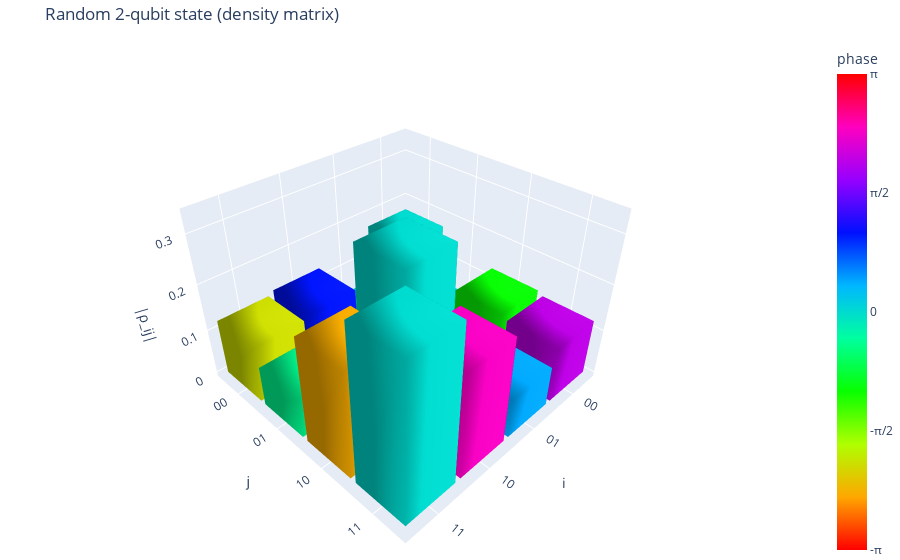

Source (notebook cell):
### Markdown cell above
### Visualization helpers
Use the histogram helper below to inspect reconstructed density matrices. Include screenshots or exported HTML for a few representative states in your report.

### Code cell
# Demonstration: random 2-qubit density matrix
dim = 4
A = np.random.randn(dim, dim) + 1j * np.random.randn(dim, dim)
rho = A @ A.conj().T
rho = rho / np.trace(rho)  # normalize

labels = ["00", "01", "10", "11"]
plot_density_matrix_histogram(rho, basis_labels=labels, title="Random 2-qubit state (density matrix)")

### Figure 1 — Plotly figure (JSON) as saved in the notebook; plotly's stock layout.template omitted (floating-point values rounded to 4 significant figures)
{"data": [{"cmax": 3.142, "cmin": -3.142, "colorbar": {"ticktext": ["-π", "-π/2", "0", "π/2", "π"], "tickvals": [-3.142, -1.571, 0, 1.571, 3.142], "title": {"text": "phase "}}, "colorscale": [[0, "#ff0000"], [0.1111, "#ffa700"], [0.2222, "#afff00"], [0.3333, "#08ff00"], [0.4444, "#00ff9f"], [0.5556, "#00b7ff"], [0.6667, "#0010ff"], [0.7778, "#9700ff"], [0.8889, "#ff00bf"], [1, "#ff0000"]], "flatshading": false, "hovertemplate": "i=0, j=0<br>|ρ_ij|=0.172<br>arg(ρ_ij)=0<extra></extra>", "i": [0, 0, 4, 4, 0, 0, 1, 1, 2, 2, 3, 3], "intensity": [0, 0, 0, 0, 0, 0, 0, 0], "j": [1, 2, 5, 6, 1, 5, 2, 6, 3, 7, 0, 4], "k": [2, 3, 6, 7, 5, 4, 6, 5, 7, 6, 4, 7], "lighting": {"ambient": 0.6, "diffuse": 0.7}, "opacity": 1, "showscale": true, "type": "mesh3d", "x": [-0.45, 0.45, 0.45, -0.45, -0.45, 0.45, 0.45, -0.45], "y": [-0.45, -0.45, 0.45, 0.45, -0.45, -0.45, 0.45, 0.45], "z": [0, 0, 0, 0, 0.1721, 0.1721, 0.1721, 0.1721]}, {"cmax": 3.142, "cmin": -3.142, "colorscale": [[0, "#ff0000"], [0.1111, "#ffa700"], [0.2222, "#afff00"], [0.3333, "#08ff00"], [0.4444, "#00ff9f"], [0.5556, "#00b7ff"], [0.6667, "#0010ff"], [0.7778, "#9700ff"], [0.8889, "#ff00bf"], [1, "#ff0000"]], "flatshading": false, "hovertemplate": "i=0, j=1<br>|ρ_ij|=0.037<br>arg(ρ_ij)=0π<extra></extra>", "i": [0, 0, 4, 4, 0, 0, 1, 1, 2, 2, 3, 3], "intensity": [0.06115, 0.06115, 0.06115, 0.06115, 0.06115, 0.06115, 0.06115, 0.06115], "j": [1, 2, 5, 6, 1, 5, 2, 6, 3, 7, 0, 4], "k": [2, 3, 6, 7, 5, 4, 6, 5, 7, 6, 4, 7], "lighting": {"ambient": 0.6, "diffuse": 0.7}, "opacity": 1, "showscale": false, "type": "mesh3d", "x": [-0.45, 0.45, 0.45, -0.45, -0.45, 0.45, 0.45, -0.45], "y": [0.55, 0.55, 1.45, 1.45, 0.55, 0.55, 1.45, 1.45], "z": [0, 0, 0, 0, 0.03725, 0.03725, 0.03725, 0.03725]}, {"cmax": 3.142, "cmin": -3.142, "colorscale": [[0, "#ff0000"], [0.1111, "#ffa700"], [0.2222, "#afff00"], [0.3333, "#08ff00"], [0.4444, "#00ff9f"], [0.5556, "#00b7ff"], [0.6667, "#0010ff"], [0.7778, "#9700ff"], [0.8889, "#ff00bf"], [1, "#ff0000"]], "flatshading": false, "hovertemplate": "i=0, j=2<br>|ρ_ij|=0.129<br>arg(ρ_ij)=-1/3π<extra></extra>", "i": [0, 0, 4, 4, 0, 0, 1, 1, 2, 2, 3, 3], "intensity": [-1.026, -1.026, -1.026, -1.026, -1.026, -1.026, -1.026, -1.026], "j": [1, 2, 5, 6, 1, 5, 2, 6, 3, 7, 0, 4], "k": [2, 3, 6, 7, 5, 4, 6, 5, 7, 6, 4, 7], "lighting": {"ambient": 0.6, "diffuse": 0.7}, "opacity": 1, "showscale": false, "type": "mesh3d", "x": [-0.45, 0.45, 0.45, -0.45, -0.45, 0.45, 0.45, -0.45], "y": [1.55, 1.55, 2.45, 2.45, 1.55, 1.55, 2.45, 2.45], "z": [0, 0, 0, 0, 0.129, 0.129, 0.129, 0.129]}, {"cmax": 3.142, "cmin": -3.142, "colorscale": [[0, "#ff0000"], [0.1111, "#ffa700"], [0.2222, "#afff00"], [0.3333, "#08ff00"], [0.4444, "#00ff9f"], [0.5556, "#00b7ff"], [0.6667, "#0010ff"], [0.7778, "#9700ff"], [0.8889, "#ff00bf"], [1, "#ff0000"]], "flatshading": false, "hovertemplate": "i=0, j=3<br>|ρ_ij|=0.121<br>arg(ρ_ij)=7/11π<extra></extra>", "i": [0, 0, 4, 4, 0, 0, 1, 1, 2, 2, 3, 3], "intensity": [2.001, 2.001, 2.001, 2.001, 2.001, 2.001, 2.001, 2.001], "j": [1, 2, 5, 6, 1, 5, 2, 6, 3, 7, 0, 4], "k": [2, 3, 6, 7, 5, 4, 6, 5, 7, 6, 4, 7], "lighting": {"ambient": 0.6, "diffuse": 0.7}, "opacity": 1, "showscale": false, "type": "mesh3d", "x": [-0.45, 0.45, 0.45, -0.45, -0.45, 0.45, 0.45, -0.45], "y": [2.55, 2.55, 3.45, 3.45, 2.55, 2.55, 3.45, 3.45], "z": [0, 0, 0, 0, 0.1213, 0.1213, 0.1213, 0.1213]}, {"cmax": 3.142, "cmin": -3.142, "colorscale": [[0, "#ff0000"], [0.1111, "#ffa700"], [0.2222, "#afff00"], [0.3333, "#08ff00"], [0.4444, "#00ff9f"], [0.5556, "#00b7ff"], [0.6667, "#0010ff"], [0.7778, "#9700ff"], [0.8889, "#ff00bf"], [1, "#ff0000"]], "flatshading": false, "hovertemplate": "i=1, j=0<br>|ρ_ij|=0.037<br>arg(ρ_ij)=0π<extra></extra>", "i": [0, 0, 4, 4, 0, 0, 1, 1, 2, 2, 3, 3], "intensity": [-0.06115, -0.06115, -0.06115, -0.06115, -0.06115, -0.06115, -0.06115, -0.06115], "j": [1, 2, 5, 6, 1, 5, 2, 6, 3, 7, 0, 4], "k": [2, 3, 6, 7, 5, 4, 6, 5, 7, 6, 4, 7], "lighting": {"ambient": 0.6, "diffuse": 0.7}, "opacity": 1, "showscale": false, "type": "mesh3d", "x": [0.55, 1.45, 1.45, 0.55, 0.55, 1.45, 1.45, 0.55], "y": [-0.45, -0.45, 0.45, 0.45, -0.45, -0.45, 0.45, 0.45], "z": [0, 0, 0, 0, 0.03725, 0.03725, 0.03725, 0.03725]}, {"cmax": 3.142, "cmin": -3.142, "colorscale": [[0, "#ff0000"], [0.1111, "#ffa700"], [0.2222, "#afff00"], [0.3333, "#08ff00"], [0.4444, "#00ff9f"], [0.5556, "#00b7ff"], [0.6667, "#0010ff"], [0.7778, "#9700ff"], [0.8889, "#ff00bf"], [1, "#ff0000"]], "flatshading": false, "hovertemplate": "i=1, j=1<br>|ρ_ij|=0.171<br>arg(ρ_ij)=0<extra></extra>", "i": [0, 0, 4, 4, 0, 0, 1, 1, 2, 2, 3, 3], "intensity": [0, 0, 0, 0, 0, 0, 0, 0], "j": [1, 2, 5, 6, 1, 5, 2, 6, 3, 7, 0, 4], "k": [2, 3, 6, 7, 5, 4, 6, 5, 7, 6, 4, 7], "lighting": {"ambient": 0.6, "diffuse": 0.7}, "opacity": 1, "showscale": false, "type": "mesh3d", "x": [0.55, 1.45, 1.45, 0.55, 0.55, 1.45, 1.45, 0.55], "y": [0.55, 0.55, 1.45, 1.45, 0.55, 0.55, 1.45, 1.45], "z": [0, 0, 0, 0, 0.1709, 0.1709, 0.1709, 0.1709]}, {"cmax": 3.142, "cmin": -3.142, "colorscale": [[0, "#ff0000"], [0.1111, "#ffa700"], [0.2222, "#afff00"], [0.3333, "#08ff00"], [0.4444, "#00ff9f"], [0.5556, "#00b7ff"], [0.6667, "#0010ff"], [0.7778, "#9700ff"], [0.8889, "#ff00bf"], [1, "#ff0000"]], "flatshading": false, "hovertemplate": "i=1, j=2<br>|ρ_ij|=0.079<br>arg(ρ_ij)=-1/16π<extra></extra>", "i": [0, 0, 4, 4, 0, 0, 1, 1, 2, 2, 3, 3], "intensity": [-0.1431, -0.1431, -0.1431, -0.1431, -0.1431, -0.1431, -0.1431, -0.1431], "j": [1, 2, 5, 6, 1, 5, 2, 6, 3, 7, 0, 4], "k": [2, 3, 6, 7, 5, 4, 6, 5, 7, 6, 4, 7], "lighting": {"ambient": 0.6, "diffuse": 0.7}, "opacity": 1, "showscale": false, "type": "mesh3d", "x": [0.55, 1.45, 1.45, 0.55, 0.55, 1.45, 1.45, 0.55], "y": [1.55, 1.55, 2.45, 2.45, 1.55, 1.55, 2.45, 2.45], "z": [0, 0, 0, 0, 0.07872, 0.07872, 0.07872, 0.07872]}, {"cmax": 3.142, "cmin": -3.142, "colorscale": [[0, "#ff0000"], [0.1111, "#ffa700"], [0.2222, "#afff00"], [0.3333, "#08ff00"], [0.4444, "#00ff9f"], [0.5556, "#00b7ff"], [0.6667, "#0010ff"], [0.7778, "#9700ff"], [0.8889, "#ff00bf"], [1, "#ff0000"]], "flatshading": false, "hovertemplate": "i=1, j=3<br>|ρ_ij|=0.086<br>arg(ρ_ij)=2/15π<extra></extra>", "i": [0, 0, 4, 4, 0, 0, 1, 1, 2, 2, 3, 3], "intensity": [0.4135, 0.4135, 0.4135, 0.4135, 0.4135, 0.4135, 0.4135, 0.4135], "j": [1, 2, 5, 6, 1, 5, 2, 6, 3, 7, 0, 4], "k": [2, 3, 6, 7, 5, 4, 6, 5, 7, 6, 4, 7], "lighting": {"ambient": 0.6, "diffuse": 0.7}, "opacity": 1, "showscale": false, "type": "mesh3d", "x": [0.55, 1.45, 1.45, 0.55, 0.55, 1.45, 1.45, 0.55], "y": [2.55, 2.55, 3.45, 3.45, 2.55, 2.55, 3.45, 3.45], "z": [0, 0, 0, 0, 0.08615, 0.08615, 0.08615, 0.08615]}, {"cmax": 3.142, "cmin": -3.142, "colorscale": [[0, "#ff0000"], [0.1111, "#ffa700"], [0.2222, "#afff00"], [0.3333, "#08ff00"], [0.4444, "#00ff9f"], [0.5556, "#00b7ff"], [0.6667, "#0010ff"], [0.7778, "#9700ff"], [0.8889, "#ff00bf"], [1, "#ff0000"]], "flatshading": false, "hovertemplate": "i=2, j=0<br>|ρ_ij|=0.129<br>arg(ρ_ij)=1/3π<extra></extra>", "i": [0, 0, 4, 4, 0, 0, 1, 1, 2, 2, 3, 3], "intensity": [1.026, 1.026, 1.026, 1.026, 1.026, 1.026, 1.026, 1.026], "j": [1, 2, 5, 6, 1, 5, 2, 6, 3, 7, 0, 4], "k": [2, 3, 6, 7, 5, 4, 6, 5, 7, 6, 4, 7], "lighting": {"ambient": 0.6, "diffuse": 0.7}, "opacity": 1, "showscale": false, "type": "mesh3d", "x": [1.55, 2.45, 2.45, 1.55, 1.55, 2.45, 2.45, 1.55], "y": [-0.45, -0.45, 0.45, 0.45, -0.45, -0.45, 0.45, 0.45], "z": [0, 0, 0, 0, 0.129, 0.129, 0.129, 0.129]}, {"cmax": 3.142, "cmin": -3.142, "colorscale": [[0, "#ff0000"], [0.1111, "#ffa700"], [0.2222, "#afff00"], [0.3333, "#08ff00"], [0.4444, "#00ff9f"], [0.5556, "#00b7ff"], [0.6667, "#0010ff"], [0.7778, "#9700ff"], [0.8889, "#ff00bf"], [1, "#ff0000"]], "flatshading": false, "hovertemplate": "i=2, j=1<br>|ρ_ij|=0.079<br>arg(ρ_ij)=1/16π<extra></extra>", "i": [0, 0, 4, 4, 0, 0, 1, 1, 2, 2, 3, 3], "intensity": [0.1431, 0.1431, 0.1431, 0.1431, 0.1431, 0.1431, 0.1431, 0.1431], "j": [1, 2, 5, 6, 1, 5, 2, 6, 3, 7, 0, 4], "k": [2, 3, 6, 7, 5, 4, 6, 5, 7, 6, 4, 7], "lighting": {"ambient": 0.6, "diffuse": 0.7}, "opacity": 1, "showscale": false, "type": "mesh3d", "x": [1.55, 2.45, 2.45, 1.55, 1.55, 2.45, 2.45, 1.55], "y": [0.55, 0.55, 1.45, 1.45, 0.55, 0.55, 1.45, 1.45], "z": [0, 0, 0, 0, 0.07872, 0.07872, 0.07872, 0.07872]}, {"cmax": 3.142, "cmin": -3.142, "colorscale": [[0, "#ff0000"], [0.1111, "#ffa700"], [0.2222, "#afff00"], [0.3333, "#08ff00"], [0.4444, "#00ff9f"], [0.5556, "#00b7ff"], [0.6667, "#0010ff"], [0.7778, "#9700ff"], [0.8889, "#ff00bf"], [1, "#ff0000"]], "flatshading": false, "hovertemplate": "i=2, j=2<br>|ρ_ij|=0.336<br>arg(ρ_ij)=0<extra></extra>", "i": [0, 0, 4, 4, 0, 0, 1, 1, 2, 2, 3, 3], "intensity": [0, 0, 0, 0, 0, 0, 0, 0], "j": [1, 2, 5, 6, 1, 5, 2, 6, 3, 7, 0, 4], "k": [2, 3, 6, 7, 5, 4, 6, 5, 7, 6, 4, 7], "lighting": {"ambient": 0.6, "diffuse": 0.7}, "opacity": 1, "showscale": false, "type": "mesh3d", "x": [1.55, 2.45, 2.45, 1.55, 1.55, 2.45, 2.45, 1.55], "y": [1.55, 1.55, 2.45, 2.45, 1.55, 1.55, 2.45, 2.45], "z": [0, 0, 0, 0, 0.3356, 0.3356, 0.3356, 0.3356]}, {"cmax": 3.142, "cmin": -3.142, "colorscale": [[0, "#ff0000"], [0.1111, "#ffa700"], [0.2222, "#afff00"], [0.3333, "#08ff00"], [0.4444, "#00ff9f"], [0.5556, "#00b7ff"], [0.6667, "#0010ff"], [0.7778, "#9700ff"], [0.8889, "#ff00bf"], [1, "#ff0000"]], "flatshading": false, "hovertemplate": "i=2, j=3<br>|ρ_ij|=0.225<br>arg(ρ_ij)=10/13π<extra></extra>", "i": [0, 0, 4, 4, 0, 0, 1, 1, 2, 2, 3, 3], "intensity": [2.39, 2.39, 2.39, 2.39, 2.39, 2.39, 2.39, 2.39], "j": [1, 2, 5, 6, 1, 5, 2, 6, 3, 7, 0, 4], "k": [2, 3, 6, 7, 5, 4, 6, 5, 7, 6, 4, 7], "lighting": {"ambient": 0.6, "diffuse": 0.7}, "opacity": 1, "showscale": false, "type": "mesh3d", "x": [1.55, 2.45, 2.45, 1.55, 1.55, 2.45, 2.45, 1.55], "y": [2.55, 2.55, 3.45, 3.45, 2.55, 2.55, 3.45, 3.45], "z": [0, 0, 0, 0, 0.2246, 0.2246, 0.2246, 0.2246]}, {"cmax": 3.142, "cmin": -3.142, "colorscale": [[0, "#ff0000"], [0.1111, "#ffa700"], [0.2222, "#afff00"], [0.3333, "#08ff00"], [0.4444, "#00ff9f"], [0.5556, "#00b7ff"], [0.6667, "#0010ff"], [0.7778, "#9700ff"], [0.8889, "#ff00bf"], [1, "#ff0000"]], "flatshading": false, "hovertemplate": "i=3, j=0<br>|ρ_ij|=0.121<br>arg(ρ_ij)=-7/11π<extra></extra>", "i": [0, 0, 4, 4, 0, 0, 1, 1, 2, 2, 3, 3], "intensity": [-2.001, -2.001, -2.001, -2.001, -2.001, -2.001, -2.001, -2.001], "j": [1, 2, 5, 6, 1, 5, 2, 6, 3, 7, 0, 4], "k": [2, 3, 6, 7, 5, 4, 6, 5, 7, 6, 4, 7], "lighting": {"ambient": 0.6, "diffuse": 0.7}, "opacity": 1, "showscale": false, "type": "mesh3d", "x": [2.55, 3.45, 3.45, 2.55, 2.55, 3.45, 3.45, 2.55], "y": [-0.45, -0.45, 0.45, 0.45, -0.45, -0.45, 0.45, 0.45], "z": [0, 0, 0, 0, 0.1213, 0.1213, 0.1213, 0.1213]}, {"cmax": 3.142, "cmin": -3.142, "colorscale": [[0, "#ff0000"], [0.1111, "#ffa700"], [0.2222, "#afff00"], [0.3333, "#08ff00"], [0.4444, "#00ff9f"], [0.5556, "#00b7ff"], [0.6667, "#0010ff"], [0.7778, "#9700ff"], [0.8889, "#ff00bf"], [1, "#ff0000"]], "flatshading": false, "hovertemplate": "i=3, j=1<br>|ρ_ij|=0.086<br>arg(ρ_ij)=-2/15π<extra></extra>", "i": [0, 0, 4, 4, 0, 0, 1, 1, 2, 2, 3, 3], "intensity": [-0.4135, -0.4135, -0.4135, -0.4135, -0.4135, -0.4135, -0.4135, -0.4135], "j": [1, 2, 5, 6, 1, 5, 2, 6, 3, 7, 0, 4], "k": [2, 3, 6, 7, 5, 4, 6, 5, 7, 6, 4, 7], "lighting": {"ambient": 0.6, "diffuse": 0.7}, "opacity": 1, "showscale": false, "type": "mesh3d", "x": [2.55, 3.45, 3.45, 2.55, 2.55, 3.45, 3.45, 2.55], "y": [0.55, 0.55, 1.45, 1.45, 0.55, 0.55, 1.45, 1.45], "z": [0, 0, 0, 0, 0.08615, 0.08615, 0.08615, 0.08615]}, {"cmax": 3.142, "cmin": -3.142, "colorscale": [[0, "#ff0000"], [0.1111, "#ffa700"], [0.2222, "#afff00"], [0.3333, "#08ff00"], [0.4444, "#00ff9f"], [0.5556, "#00b7ff"], [0.6667, "#0010ff"], [0.7778, "#9700ff"], [0.8889, "#ff00bf"], [1, "#ff0000"]], "flatshading": false, "hovertemplate": "i=3, j=2<br>|ρ_ij|=0.225<br>arg(ρ_ij)=-10/13π<extra></extra>", "i": [0, 0, 4, 4, 0, 0, 1, 1, 2, 2, 3, 3], "intensity": [-2.39, -2.39, -2.39, -2.39, -2.39, -2.39, -2.39, -2.39], "j": [1, 2, 5, 6, 1, 5, 2, 6, 3, 7, 0, 4], "k": [2, 3, 6, 7, 5, 4, 6, 5, 7, 6, 4, 7], "lighting": {"ambient": 0.6, "diffuse": 0.7}, "opacity": 1, "showscale": false, "type": "mesh3d", "x": [2.55, 3.45, 3.45, 2.55, 2.55, 3.45, 3.45, 2.55], "y": [1.55, 1.55, 2.45, 2.45, 1.55, 1.55, 2.45, 2.45], "z": [0, 0, 0, 0, 0.2246, 0.2246, 0.2246, 0.2246]}, {"cmax": 3.142, "cmin": -3.142, "colorscale": [[0, "#ff0000"], [0.1111, "#ffa700"], [0.2222, "#afff00"], [0.3333, "#08ff00"], [0.4444, "#00ff9f"], [0.5556, "#00b7ff"], [0.6667, "#0010ff"], [0.7778, "#9700ff"], [0.8889, "#ff00bf"], [1, "#ff0000"]], "flatshading": false, "hovertemplate": "i=3, j=3<br>|ρ_ij|=0.321<br>arg(ρ_ij)=0<extra></extra>", "i": [0, 0, 4, 4, 0, 0, 1, 1, 2, 2, 3, 3], "intensity": [0, 0, 0, 0, 0, 0, 0, 0], "j": [1, 2, 5, 6, 1, 5, 2, 6, 3, 7, 0, 4], "k": [2, 3, 6, 7, 5, 4, 6, 5, 7, 6, 4, 7], "lighting": {"ambient": 0.6, "diffuse": 0.7}, "opacity": 1, "showscale": false, "type": "mesh3d", "x": [2.55, 3.45, 3.45, 2.55, 2.55, 3.45, 3.45, 2.55], "y": [2.55, 2.55, 3.45, 3.45, 2.55, 2.55, 3.45, 3.45], "z": [0, 0, 0, 0, 0.3214, 0.3214, 0.3214, 0.3214]}], "layout": {"margin": {"b": 0, "l": 0, "r": 0, "t": 40}, "scene": {"aspectratio": {"x": 1, "y": 1, "z": 0.7}, "xaxis": {"tickmode": "array", "ticktext": ["00", "01", "10", "11"], "tickvals": [0, 1, 2, 3], "title": {"text": "i"}}, "yaxis": {"tickmode": "array", "ticktext": ["00", "01", "10", "11"], "tickvals": [0, 1, 2, 3], "title": {"text": "j"}}, "zaxis": {"title": {"text": "|ρ_ij|"}}}, "title": {"text": "Random 2-qubit state (density matrix)"}}}
